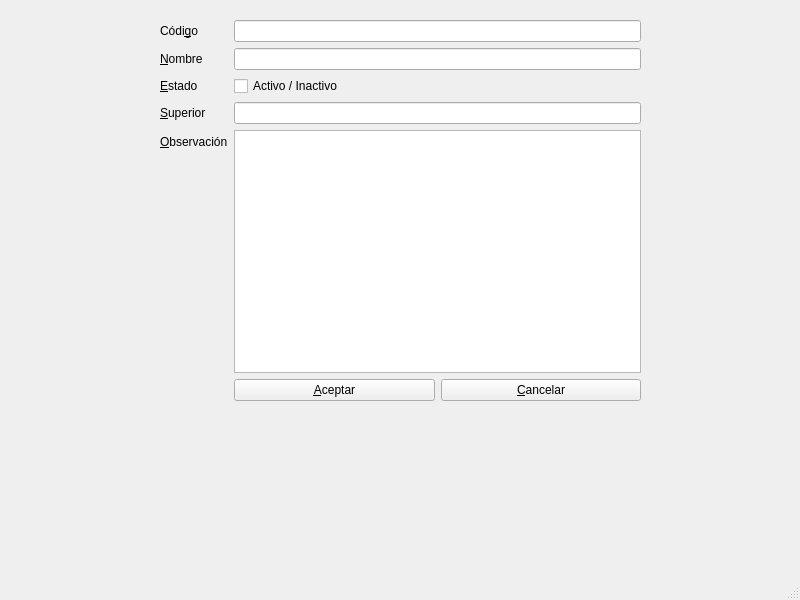
<?xml version="1.0" encoding="UTF-8"?>
<ui version="4.0">
 <class>LocalidadForm</class>
 <widget class="QMainWindow" name="LocalidadForm">
  <property name="windowModality">
   <enum>Qt::ApplicationModal</enum>
  </property>
  <property name="geometry">
   <rect>
    <x>0</x>
    <y>0</y>
    <width>800</width>
    <height>600</height>
   </rect>
  </property>
  <property name="windowTitle">
   <string>MainWindow</string>
  </property>
  <widget class="QWidget" name="centralwidget">
   <widget class="QWidget" name="formLayoutWidget">
    <property name="geometry">
     <rect>
      <x>160</x>
      <y>20</y>
      <width>481</width>
      <height>381</height>
     </rect>
    </property>
    <layout class="QFormLayout" name="formLayout">
     <item row="0" column="0">
      <widget class="QLabel" name="lblId">
       <property name="layoutDirection">
        <enum>Qt::RightToLeft</enum>
       </property>
       <property name="text">
        <string>Códi&amp;go</string>
       </property>
       <property name="buddy">
        <cstring>txtId</cstring>
       </property>
      </widget>
     </item>
     <item row="0" column="1">
      <widget class="QLineEdit" name="txtId"/>
     </item>
     <item row="1" column="0">
      <widget class="QLabel" name="lblLocalidad">
       <property name="text">
        <string>&amp;Nombre</string>
       </property>
       <property name="buddy">
        <cstring>txtLocalidad</cstring>
       </property>
      </widget>
     </item>
     <item row="1" column="1">
      <widget class="QLineEdit" name="txtLocalidad"/>
     </item>
     <item row="2" column="0">
      <widget class="QLabel" name="lblEstado">
       <property name="text">
        <string>&amp;Estado</string>
       </property>
       <property name="buddy">
        <cstring>checkEstado</cstring>
       </property>
      </widget>
     </item>
     <item row="3" column="0">
      <widget class="QLabel" name="lblIdLocalidad">
       <property name="text">
        <string>&amp;Superior</string>
       </property>
       <property name="buddy">
        <cstring>txtIdLocalidad</cstring>
       </property>
      </widget>
     </item>
     <item row="3" column="1">
      <widget class="QLineEdit" name="txtIdLocalidad"/>
     </item>
     <item row="4" column="0">
      <widget class="QLabel" name="lblObservacion">
       <property name="text">
        <string>&amp;Observación</string>
       </property>
       <property name="buddy">
        <cstring>textObservacion</cstring>
       </property>
      </widget>
     </item>
     <item row="4" column="1">
      <widget class="QTextEdit" name="textObservacion"/>
     </item>
     <item row="2" column="1">
      <widget class="QCheckBox" name="checkEstado">
       <property name="text">
        <string>Activo / Inactivo</string>
       </property>
      </widget>
     </item>
     <item row="5" column="1">
      <layout class="QHBoxLayout" name="horizontalLayout">
       <item>
        <widget class="QPushButton" name="pushAceptar">
         <property name="text">
          <string>&amp;Aceptar</string>
         </property>
        </widget>
       </item>
       <item>
        <widget class="QPushButton" name="pushCancelar">
         <property name="text">
          <string>&amp;Cancelar</string>
         </property>
        </widget>
       </item>
      </layout>
     </item>
    </layout>
   </widget>
  </widget>
  <widget class="QMenuBar" name="menubar">
   <property name="geometry">
    <rect>
     <x>0</x>
     <y>0</y>
     <width>800</width>
     <height>23</height>
    </rect>
   </property>
  </widget>
  <widget class="QStatusBar" name="statusbar"/>
 </widget>
 <tabstops>
  <tabstop>txtId</tabstop>
  <tabstop>txtLocalidad</tabstop>
  <tabstop>checkEstado</tabstop>
  <tabstop>txtIdLocalidad</tabstop>
  <tabstop>textObservacion</tabstop>
  <tabstop>pushAceptar</tabstop>
  <tabstop>pushCancelar</tabstop>
 </tabstops>
 <resources/>
 <connections>
  <connection>
   <sender>pushCancelar</sender>
   <signal>clicked()</signal>
   <receiver>LocalidadForm</receiver>
   <slot>close()</slot>
   <hints>
    <hint type="sourcelabel">
     <x>552</x>
     <y>390</y>
    </hint>
    <hint type="destinationlabel">
     <x>608</x>
     <y>442</y>
    </hint>
   </hints>
  </connection>
 </connections>
</ui>
